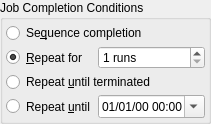
      <widget class="QGroupBox" name="completionGroup">
       <property name="sizePolicy">
        <sizepolicy hsizetype="Preferred" vsizetype="MinimumExpanding">
         <horstretch>0</horstretch>
         <verstretch>0</verstretch>
        </sizepolicy>
       </property>
       <property name="title">
        <string>Job Completion Conditions</string>
       </property>
       <layout class="QVBoxLayout" name="verticalLayout_5" stretch="0">
        <property name="spacing">
         <number>3</number>
        </property>
        <property name="sizeConstraint">
         <enum>QLayout::SetDefaultConstraint</enum>
        </property>
        <property name="leftMargin">
         <number>3</number>
        </property>
        <property name="topMargin">
         <number>3</number>
        </property>
        <property name="rightMargin">
         <number>3</number>
        </property>
        <property name="bottomMargin">
         <number>3</number>
        </property>
        <item>
         <layout class="QGridLayout" name="gridLayout_6" rowstretch="1,1,1,1">
          <property name="spacing">
           <number>3</number>
          </property>
          <item row="1" column="0">
           <widget class="QRadioButton" name="repeatCompletionR">
            <property name="sizePolicy">
             <sizepolicy hsizetype="Preferred" vsizetype="Preferred">
              <horstretch>0</horstretch>
              <verstretch>0</verstretch>
             </sizepolicy>
            </property>
            <property name="text">
             <string>&amp;Repeat for</string>
            </property>
            <property name="checked">
             <bool>true</bool>
            </property>
            <attribute name="buttonGroup">
             <string notr="true">completionButtonGroup</string>
            </attribute>
           </widget>
          </item>
          <item row="3" column="1">
           <widget class="QDateTimeEdit" name="completionTimeEdit">
            <property name="sizePolicy">
             <sizepolicy hsizetype="Preferred" vsizetype="Preferred">
              <horstretch>0</horstretch>
              <verstretch>0</verstretch>
             </sizepolicy>
            </property>
            <property name="displayFormat">
             <string>dd/MM/yy hh:mm</string>
            </property>
            <property name="calendarPopup">
             <bool>true</bool>
            </property>
            <property name="timeSpec">
             <enum>Qt::LocalTime</enum>
            </property>
           </widget>
          </item>
          <item row="0" column="0" colspan="2">
           <widget class="QRadioButton" name="sequenceCompletionR">
            <property name="sizePolicy">
             <sizepolicy hsizetype="Preferred" vsizetype="Preferred">
              <horstretch>0</horstretch>
              <verstretch>0</verstretch>
             </sizepolicy>
            </property>
            <property name="toolTip">
             <string>The observation job is completed when the sequence is complete.</string>
            </property>
            <property name="text">
             <string>Se&amp;quence completion</string>
            </property>
            <attribute name="buttonGroup">
             <string notr="true">completionButtonGroup</string>
            </attribute>
           </widget>
          </item>
          <item row="3" column="0">
           <widget class="QRadioButton" name="timeCompletionR">
            <property name="sizePolicy">
             <sizepolicy hsizetype="Preferred" vsizetype="Preferred">
              <horstretch>0</horstretch>
              <verstretch>0</verstretch>
             </sizepolicy>
            </property>
            <property name="toolTip">
             <string>Terminate the job on the given date and time.</string>
            </property>
            <property name="text">
             <string>Repeat &amp;until</string>
            </property>
            <attribute name="buttonGroup">
             <string notr="true">completionButtonGroup</string>
            </attribute>
           </widget>
          </item>
          <item row="1" column="1">
           <widget class="QSpinBox" name="repeatsSpin">
            <property name="sizePolicy">
             <sizepolicy hsizetype="Preferred" vsizetype="Preferred">
              <horstretch>0</horstretch>
              <verstretch>0</verstretch>
             </sizepolicy>
            </property>
            <property name="toolTip">
             <string>Restart job until it is executed this many times.</string>
            </property>
            <property name="suffix">
             <string> runs</string>
            </property>
            <property name="minimum">
             <number>1</number>
            </property>
            <property name="maximum">
             <number>1000</number>
            </property>
            <property name="value">
             <number>1</number>
            </property>
           </widget>
          </item>
          <item row="2" column="0" colspan="2">
           <widget class="QRadioButton" name="loopCompletionR">
            <property name="sizePolicy">
             <sizepolicy hsizetype="Preferred" vsizetype="Preferred">
              <horstretch>0</horstretch>
              <verstretch>0</verstretch>
             </sizepolicy>
            </property>
            <property name="toolTip">
             <string>Restart the sequence job indefinitely.</string>
            </property>
            <property name="text">
             <string>Repeat &amp;until terminated</string>
            </property>
            <attribute name="buttonGroup">
             <string notr="true">completionButtonGroup</string>
            </attribute>
           </widget>
          </item>
         </layout>
        </item>
       </layout>
      </widget>
